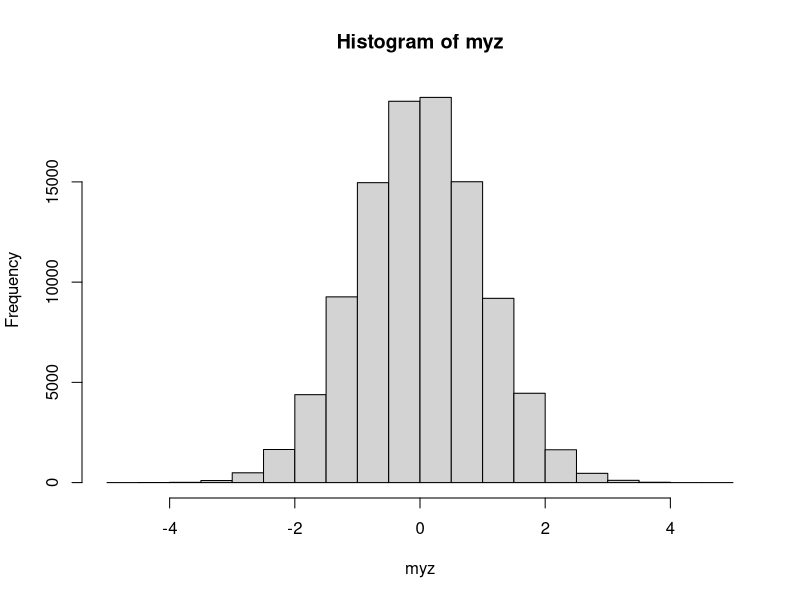
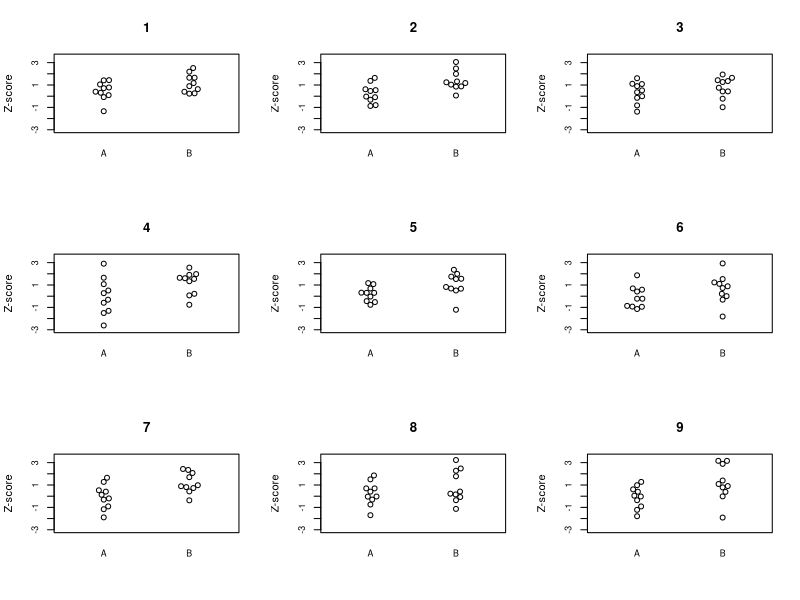
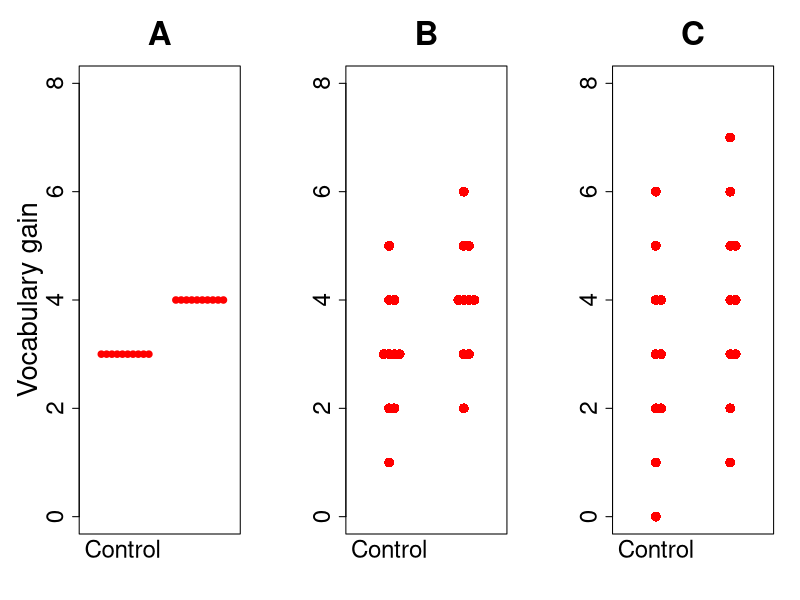
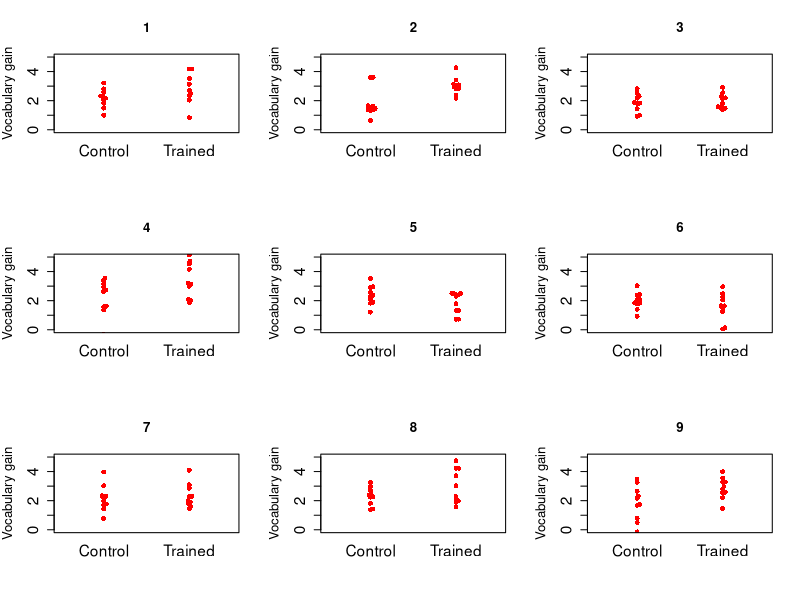
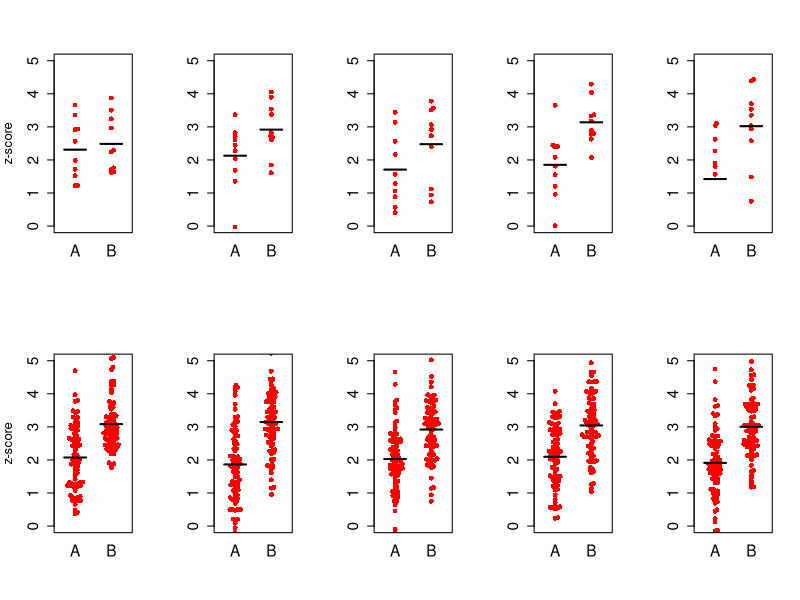
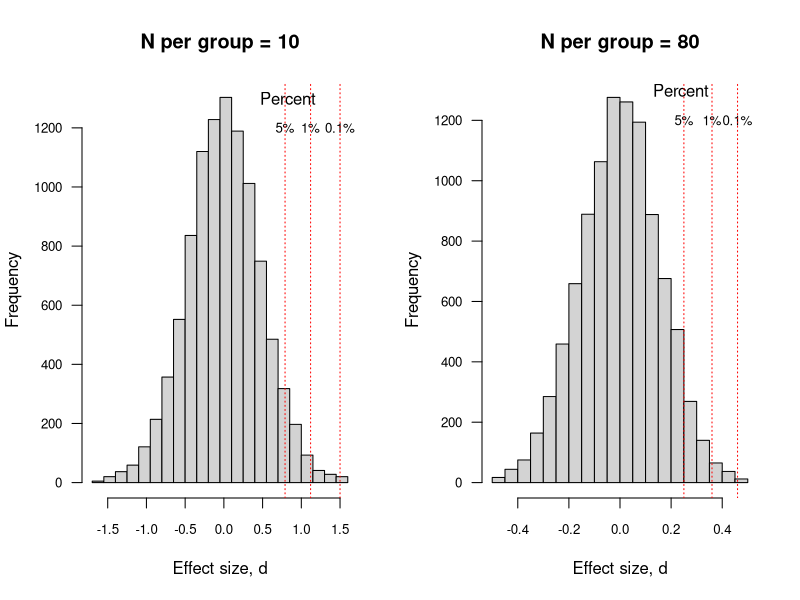

Generate these figures, in order, with R:
#Demonstration of what data look like
#D.V.M. Bishop, started 17th Dec 2017

library(doBy) #package to make it easy to get tables of means etc
library(beeswarm) #nice plotting package
library(tidyverse)
options(scipen=999)#turn off scientific notation
set.seed(12) #to ensure same values generated on each run - change to any other number for different results

#histogram for zscores
pngname<-'zhist.png'
png(pngname,width=500,height=250)
myz<-rnorm(100000,0,1)
hist(myz)
dev.off()

pngname<-'samplingvar_demo.png'
png(pngname,width=500,height=500)
par(mfrow=c(3,3))
for (i in 1:9){
mydata<-sample(myz,20)
mydata[11:20]<-mydata[11:20]+1
mygroup<-c(rep('A',10),rep('B',10))
beeswarm(mydata~mygroup,ylim=c(-3,3.5),xlab='',ylab='Z-score',main=i,cex.axis=.8)
}
dev.off()

mydata<-data.frame(matrix(NA,nrow=20,ncol=2))
colnames(mydata)<-colnames<-c('group','valuea')
mydata$group<-c(rep(0,10),c(rep(1,10)))
mydata$valuea<-c(rep(3,10),c(rep(4,10)))
badd<-c(-2,-1,-1,0,0,0,0,1,1,2)
cadd<-c(-3,-2,-1,-1,0,0,1,1,2,3)
mydata$group<-as.factor(mydata$group)
levels(mydata$group)<-c('Control','Trained')
#set up to save plots
pngname<-'beeswarm_2grp_intvardemo.png' #needs a lot of fiddly formatting to get decent resolution
png(pngname,width=1100,height=400)
#png(pngname,res=300)
par(mfrow=c(1,3))
par(mar=c(5,6,5,2))
beeswarm(mydata$valuea~mydata$group ,xlab='',ylab='Vocabulary gain',
         col='red',pch=20,cex.axis=2.2,cex.lab=2.5,ylim=c(0,8),main='A',cex.main=3,spacing=.5,cex=2)

mydata$valueb<-mydata$valuea+rep(badd,2)
beeswarm(mydata$valueb~mydata$group ,xlab='',ylab='',
         col='red',pch=16,cex.axis=2.2,cex.lab=2.5,ylim=c(0,8),main='B',cex.main=3,spacing=.5,cex=2)
mydata$valuec<-mydata$valuea+rep(cadd,2)
beeswarm(mydata$valuec~mydata$group ,xlab='',ylab='',
         col='red',pch=16,cex.axis=2.2,cex.lab=2.5,ylim=c(0,8),main='C',cex.main=3,spacing=.5,cex=2)
dev.off()
  
#Now generate 9 plots either with no effect or effect as in valuec.
set.seed(4)
myseq<-c(1,1,0,1,0,0,0,1,1)
mypop<-rnorm(100000,2,1)
#set up to save plots
pngname<-'beeswarm_9run_vardemo.png'
png(pngname,width=500,height=500)
par(mfrow=c(3,3))

for (i in 1:9){
  
  mydata[,(i+4)]<-sample(mypop,20)
  mydata[11:20,(i+4)]<-mydata[11:20,(i+4)]+myseq[i]*1
  beeswarm(mydata[,(i+4)]~mydata$group ,xlab='',ylab='Vocabulary gain',
           col='red',pch=16,cex.axis=1.4,cex.lab=1.2,ylim=c(0,5),main=i,spacing=.5)

  
}
dev.off()

#Sample size demo: Generate 5 plots with effect size 1 and N = 10 per group
#and 5 with same effect size and N = 80
set.seed(17)
effsize=1
mypop<-rnorm(100000,2,1)
#set up to save plots
pngname<-'beeswarm_sizedemo.png'
png(pngname,width=600,height=400)
par(mfrow=c(2,5))

myn<-c(20,160)
for (j in 1:2){
  rangea<-1:(myn[j]/2)
  rangeb<-(1+myn[j]/2):myn[j]
  mygroup<-c(rep('A',myn[j]/2),rep('B',myn[j]/2))
for (i in 1:5){
  myylab<-'z-score'
  if (i>1){myylab<-''}
  temp<-sample(mypop,myn[j])
  temp[rangeb]<-temp[rangeb]+effsize
  beeswarm(temp~mygroup ,xlab='',ylab=myylab,
           col='red',pch=16,cex.axis=1.4,cex.lab=1.2,ylim=c(0,5),spacing=.5)
  segments(x0 = 0.7, x1 = 1.3,
           y0 = mean(temp[rangea]) ,
           lty = 1, lwd = 2,col='black')
  segments(x0 = 1.7, x1 = 2.3,
           y0 = mean(temp[rangeb]), 
           lty = 1, lwd = 2,col='black')
}
}
dev.off()
#-----------------------------------------------------------------------
#Pvalue demo: simulated data with no effect for 10000 runs
#-----------------------------------------------------------------------
#Plots histograms for effect size with N = 10 and N = 80
#NB bin width needs careful crafting to ensure both plots are similar 
set.seed(17)
effsize=0
mypop<-rnorm(100000,2,1) #population data
#set up to save plots
plotsave<-1
if(plotsave==1){
pngname<-'hist_effsize_freq.png'
png(pngname,width=650,height=300)
}
par(mfrow=c(1,2))

myn<-c(20,160)

for (j in 1:2){
  mybreaks<-seq(-1.7,1.7,.15) #have to handcraft to get both histos similar scale
  htextloc<-.7 #horiz location of 'Percent' label
  if (j==2)
  {mybreaks<-seq(-.5,.5,.05)
    htextloc<-.2}
  d.all<-NA
  rangea<-1:(myn[j]/2)
  rangeb<-(1+myn[j]/2):myn[j]
  mygroup<-c(rep('A',myn[j]/2),rep('B',myn[j]/2))
  for (i in 1:10000){
    temp<-sample(mypop,myn[j])
    myvar<-c(var(temp[rangea]),var(temp[rangeb]))
    poolsd<-sqrt(mean(myvar)) #formula for equal N per group
    d.all<-c(d.all, (mean(temp[rangea])-mean(temp[rangeb]))/poolsd)

  }
  myprobs<-c( .95, .99,.999)
  myprobtext<-c('5%','1%','0.1%')

  d.all<-d.all[2:length(d.all)]
  d.all<-d.all[d.all<max(mybreaks)] #remove out of range values so hist will plot
  d.all<-d.all[d.all> min(mybreaks)]
  hist(d.all,breaks=mybreaks,main=paste0('N per group = ',myn[j]/2),
       xlab='Effect size, d',cex.axis=.8,las=1)
  myquants<-quantile(d.all,  probs = myprobs)
  myquants<-round(myquants,2)
  text(htextloc,1300,'    Percent')
  for (q in 1:length(myquants)){
    text(myquants[q],1200,myprobtext[q],cex=.8)
    abline(v=myquants[q],col='red',lty=3)
  }
  
}
if(plotsave==1) {dev.off()}

#-------------------------------------------------------------------------
